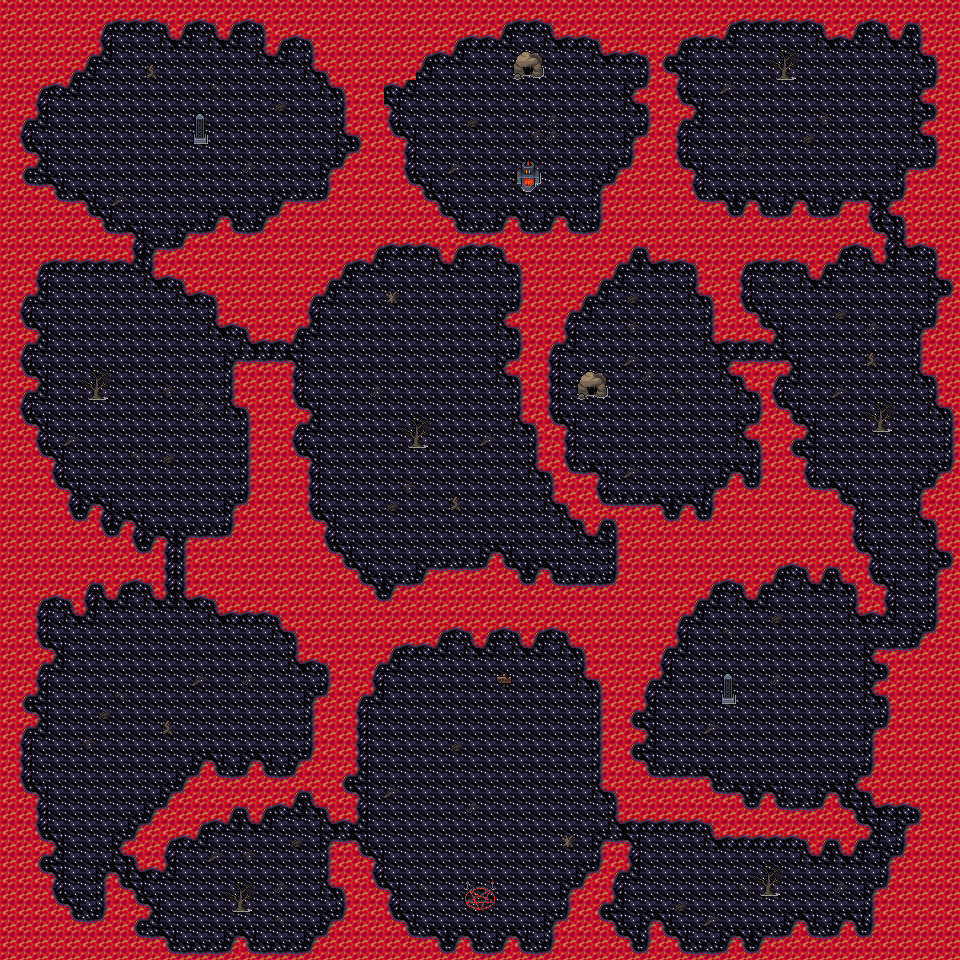

The image is a tile-based game level rendered from a .tmx file. Its description and source (layers, tilesets, objects; grid data summarised) follow:
An orthogonal 60x60 tile map with 16x16 px tiles, 4 tile layers (Collision, Lava, Islands, Clutter), 3 tilesets and 43 objects.

<map version="1.10" tiledversion="1.10.1" orientation="orthogonal" renderorder="right-down" width="60" height="60" tilewidth="16" tileheight="16" infinite="0" nextlayerid="8" nextobjectid="158">
 <editorsettings>
  <export target="wastetown..tmx" format="tmx" />
 </editorsettings>
 <tileset firstgid="1" source="../../tileset/main.tsx" />
 <tileset firstgid="10113" source="../../tileset/buildings.tsx" />
 <tileset firstgid="11905" source="../../tileset/buildings-nocollide.tsx" />
 <layer id="6" name="Collision" width="60" height="60">
  <data>[3600 cells, 1146 non-empty, 2 distinct tile ids]</data>
 </layer>
 <layer id="1" name="Lava" width="60" height="60" opacity="0.81" tintcolor="#ff5500">
  <data>[3600 cells, 3600 non-empty, 1 distinct tile ids]</data>
 </layer>
 <layer id="2" name="Islands" width="60" height="60" tintcolor="#a15055">
  <data>[3600 cells, 2713 non-empty, 17 distinct tile ids]</data>
 </layer>
 <layer id="3" name="Clutter" width="60" height="60">
  <properties>
   <property name="spriteLayer" type="bool" value="true" />
  </properties>
  <data>[3600 cells, 106 non-empty, 26 distinct tile ids]</data>
 </layer>
 <objectgroup id="7" name="Objectlaag 1">
  <object id="115" template="../../obj/door_right.tx" x="573.296" y="403.82" width="38.5996" height="33.7569">
   <properties>
    <property name="teleport" value="../common/maps/map/demontower/portal_2C.tmx" />
    <property name="teleportObjectId" value="76" />
   </properties>
  </object>
  <object id="116" template="../../obj/door_up.tx" x="473.07" y="907.38">
   <properties>
    <property name="teleport" value="../common/maps/map/demontower/portal_2.tmx" />
    <property name="teleportObjectId" value="78" />
   </properties>
  </object>
  <object id="117" template="../../obj/door_up.tx" x="513.946" y="83.1696" width="34.564" height="30.5283">
   <properties>
    <property name="direction" value="down" />
    <property name="teleport" value="../common/maps/map/demontower/portal_2C2.tmx" />
    <property name="teleportObjectId" value="70" />
   </properties>
  </object>
  <object id="118" template="../../obj/door_down.tx" x="516.367" y="191.942" width="24.8784" height="25.6856">
   <properties>
    <property name="teleport" value="../common/maps/map/demontower/portal_2D.tmx" />
    <property name="teleportObjectId" value="56" />
   </properties>
  </object>
  <object id="119" template="../../obj/enemy.tx" x="230.859" y="872.781">
   <properties>
    <property name="enemy" value="Harpy" />
    <property name="threatRange" type="int" value="50" />
   </properties>
  </object>
  <object id="120" template="../../obj/enemy.tx" x="781.711" y="662.873">
   <properties>
    <property name="enemy" value="Magma Fire Elemental" />
    <property name="threatRange" type="int" value="20" />
    <property name="waypoints" value="143,156,157" />
   </properties>
  </object>
  <object id="121" template="../../obj/enemy.tx" x="795.283" y="136.842">
   <properties>
    <property name="enemy" value="Immersturm Demon" />
    <property name="speedModifier" type="float" value="10" />
    <property name="threatRange" type="int" value="50" />
   </properties>
  </object>
  <object id="122" template="../../obj/enemy.tx" x="121.544" y="697.337">
   <properties>
    <property name="enemy" value="Hellhound" />
    <property name="waypoints" value="141,150,149" />
   </properties>
  </object>
  <object id="123" template="../../obj/enemy.tx" x="135.265" y="388.207">
   <properties>
    <property name="enemy" value="Harpy 2" />
    <property name="speedModifier" type="float" value="0" />
    <property name="threatRange" type="int" value="50" />
    <property name="waypoints" value="148,147,139" />
   </properties>
  </object>
  <object id="124" template="../../obj/manashards.tx" x="426.639" y="292.965" />
  <object id="125" template="../../obj/manashards.tx" x="446.01" y="294.579" />
  <object id="126" template="../../obj/manashards.tx" x="450.046" y="82.304" />
  <object id="127" template="../../obj/manashards.tx" x="279.741" y="83.9182" />
  <object id="128" template="../../obj/manashards.tx" x="50.5167" y="433.406" />
  <object id="129" template="../../obj/manashards.tx" x="264.406" y="652.945" />
  <object id="130" template="../../obj/manashards.tx" x="770.476" y="740.115" />
  <object id="131" template="../../obj/manashards.tx" x="661.513" y="317.179" />
  <object id="132" template="../../obj/manashards.tx" x="751.105" y="105.711" />
  <object id="133" template="../../obj/treasure.tx" x="441.167" y="320.408" />
  <object id="134" template="../../obj/treasure.tx" x="122.351" y="46.7903" />
  <object id="135" template="../../obj/booster.tx" x="805.99" y="72.6184">
   <properties>
    <property name="reward">[
  {
    "editions": [ "A25" ],
    "type": "card",
    "count": 10,
    "colors": [ "green" ],
    "rarity": [ "Common" ]
  },
  {
    "editions": [ "A25" ],
    "type": "card",
    "count": 3,
    "colors": [ "green" ],
    "rarity": [ "Uncommon" ]
  },
  {
    "editions": [ "A25" ],
    "type": "card",
    "count": 1,
    "colors": [ "green" ],
    "rarity": [ "Rare", "Mythic Rare" ]
  }
]
</property>
   </properties>
  </object>
  <object id="136" template="../../obj/waypoint.tx" x="420.182" y="358.343" />
  <object id="137" template="../../obj/waypoint.tx" x="748.683" y="471.341" />
  <object id="138" template="../../obj/waypoint.tx" x="828.589" y="108.133" />
  <object id="139" template="../../obj/waypoint.tx" x="57.7809" y="308.301" />
  <object id="140" template="../../obj/waypoint.tx" x="143.336" y="110.554" />
  <object id="141" template="../../obj/waypoint.tx" x="225.663" y="698.951" />
  <object id="142" template="../../obj/waypoint.tx" x="474.259" y="745.765" />
  <object id="143" template="../../obj/waypoint.tx" x="806.797" y="728.008" />
  <object id="144" template="../../obj/waypoint.tx" x="918.181" y="464.077" />
  <object id="145" template="../../obj/waypoint.tx" x="862.489" y="313.951" />
  <object id="146" template="../../obj/enemy.tx" x="145.758" y="146.875">
   <properties>
    <property name="enemy" value="Immersturm Demon" />
    <property name="speedModifier" type="float" value="10" />
    <property name="threatRange" type="int" value="50" />
   </properties>
  </object>
  <object id="147" template="../../obj/waypoint.tx" x="94.9089" y="468.919" />
  <object id="148" template="../../obj/waypoint.tx" x="190.15" y="381.749" width="16" height="36.3208" />
  <object id="149" template="../../obj/waypoint.tx" x="62.6237" y="813.564" />
  <object id="150" template="../../obj/waypoint.tx" x="162.707" y="633.574" />
  <object id="151" template="../../obj/enemy.tx" x="441.974" y="348.657">
   <properties>
    <property name="enemy" value="Immersturm Demon" />
    <property name="speedModifier" type="float" value="10" />
    <property name="threatRange" type="int" value="50" />
   </properties>
  </object>
  <object id="152" template="../../obj/enemy.tx" x="719.626" y="870.87">
   <properties>
    <property name="enemy" value="Magma Elemental" />
   </properties>
  </object>
  <object id="153" template="../../obj/enemy.tx" x="889.124" y="365.607">
   <properties>
    <property name="enemy" value="Volcano Elemental" />
    <property name="threatRange" type="int" value="20" />
    <property name="waypoints" value="144,154,155,145" />
   </properties>
  </object>
  <object id="154" template="../../obj/waypoint.tx" x="850.382" y="490.712" />
  <object id="155" template="../../obj/waypoint.tx" x="794.69" y="329.286" />
  <object id="156" template="../../obj/waypoint.tx" x="798.726" y="618.238" />
  <object id="157" template="../../obj/waypoint.tx" x="697.834" y="656.174" />
 </objectgroup>
</map>
